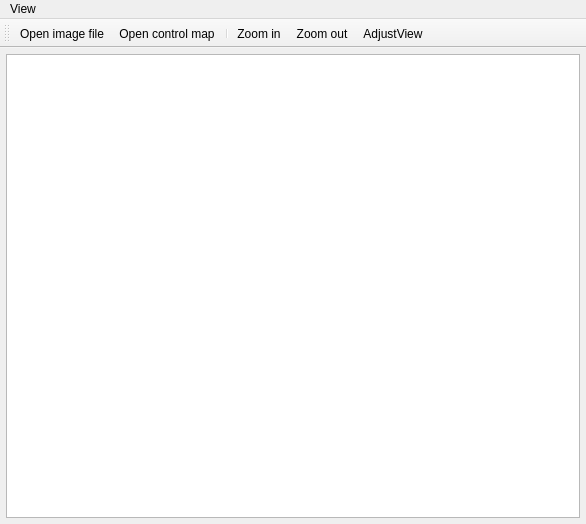
<?xml version="1.0" encoding="UTF-8"?>
<ui version="4.0">
 <class>MainWindow</class>
 <widget class="QMainWindow" name="MainWindow">
  <property name="geometry">
   <rect>
    <x>0</x>
    <y>0</y>
    <width>586</width>
    <height>524</height>
   </rect>
  </property>
  <property name="windowTitle">
   <string>MainWindow</string>
  </property>
  <widget class="QWidget" name="centralwidget">
   <layout class="QGridLayout" name="gridLayout">
    <property name="leftMargin">
     <number>3</number>
    </property>
    <property name="topMargin">
     <number>3</number>
    </property>
    <property name="rightMargin">
     <number>3</number>
    </property>
    <property name="bottomMargin">
     <number>3</number>
    </property>
    <property name="spacing">
     <number>0</number>
    </property>
    <item row="0" column="0">
     <widget class="QWidget" name="primaryViewerWidget" native="true">
      <layout class="QVBoxLayout" name="verticalLayout_2">
       <property name="spacing">
        <number>0</number>
       </property>
       <property name="leftMargin">
        <number>3</number>
       </property>
       <property name="topMargin">
        <number>3</number>
       </property>
       <property name="rightMargin">
        <number>3</number>
       </property>
       <property name="bottomMargin">
        <number>3</number>
       </property>
       <item>
        <widget class="QGraphicsView" name="view"/>
       </item>
      </layout>
     </widget>
    </item>
   </layout>
  </widget>
  <widget class="QMenuBar" name="menubar">
   <property name="geometry">
    <rect>
     <x>0</x>
     <y>0</y>
     <width>586</width>
     <height>25</height>
    </rect>
   </property>
   <widget class="QMenu" name="menuView">
    <property name="title">
     <string>View</string>
    </property>
    <addaction name="separator"/>
    <addaction name="actionOpenImageFile"/>
    <addaction name="actionOpenControlMap"/>
    <addaction name="separator"/>
    <addaction name="actionZoomIn"/>
    <addaction name="actionZoomOut"/>
    <addaction name="actionAdjustView"/>
    <addaction name="separator"/>
   </widget>
   <addaction name="menuView"/>
  </widget>
  <widget class="QToolBar" name="toolBar">
   <property name="windowTitle">
    <string>toolBar</string>
   </property>
   <attribute name="toolBarArea">
    <enum>TopToolBarArea</enum>
   </attribute>
   <attribute name="toolBarBreak">
    <bool>false</bool>
   </attribute>
   <addaction name="actionOpenImageFile"/>
   <addaction name="actionOpenControlMap"/>
   <addaction name="separator"/>
   <addaction name="actionZoomIn"/>
   <addaction name="actionZoomOut"/>
   <addaction name="actionAdjustView"/>
  </widget>
  <action name="actionZoomIn">
   <property name="icon">
    <iconset resource="../pixel-locator/icons.qrc">
     <normaloff>:/resources/icons/ic_zoom_in_black_24dp.png</normaloff>:/resources/icons/ic_zoom_in_black_24dp.png</iconset>
   </property>
   <property name="text">
    <string>Zoom in</string>
   </property>
   <property name="toolTip">
    <string>Zoom in the image</string>
   </property>
  </action>
  <action name="actionZoomOut">
   <property name="icon">
    <iconset resource="../pixel-locator/icons.qrc">
     <normaloff>:/resources/icons/ic_zoom_out_black_24dp.png</normaloff>:/resources/icons/ic_zoom_out_black_24dp.png</iconset>
   </property>
   <property name="text">
    <string>Zoom out</string>
   </property>
   <property name="toolTip">
    <string>Zoom out the image</string>
   </property>
  </action>
  <action name="actionAdjustView">
   <property name="icon">
    <iconset resource="../pixel-locator/icons.qrc">
     <normaloff>:/resources/icons/ic_settings_overscan_black_24dp.png</normaloff>:/resources/icons/ic_settings_overscan_black_24dp.png</iconset>
   </property>
   <property name="text">
    <string>AdjustView</string>
   </property>
   <property name="toolTip">
    <string>Adjusts the view to the available area</string>
   </property>
  </action>
  <action name="actionOpenImageFile">
   <property name="icon">
    <iconset resource="../pixel-locator/icons.qrc">
     <normaloff>:/resources/icons/ic_folder_open_black_24dp.png</normaloff>:/resources/icons/ic_folder_open_black_24dp.png</iconset>
   </property>
   <property name="text">
    <string>Open image file</string>
   </property>
  </action>
  <action name="actionOpenControlMap">
   <property name="icon">
    <iconset resource="icons.qrc">
     <normaloff>:/resources/icons/ic_keyboard_black_24dp.png</normaloff>:/resources/icons/ic_keyboard_black_24dp.png</iconset>
   </property>
   <property name="text">
    <string>Open control map</string>
   </property>
  </action>
 </widget>
 <resources>
  <include location="../pixel-locator/icons.qrc"/>
  <include location="icons.qrc"/>
 </resources>
 <connections/>
</ui>
